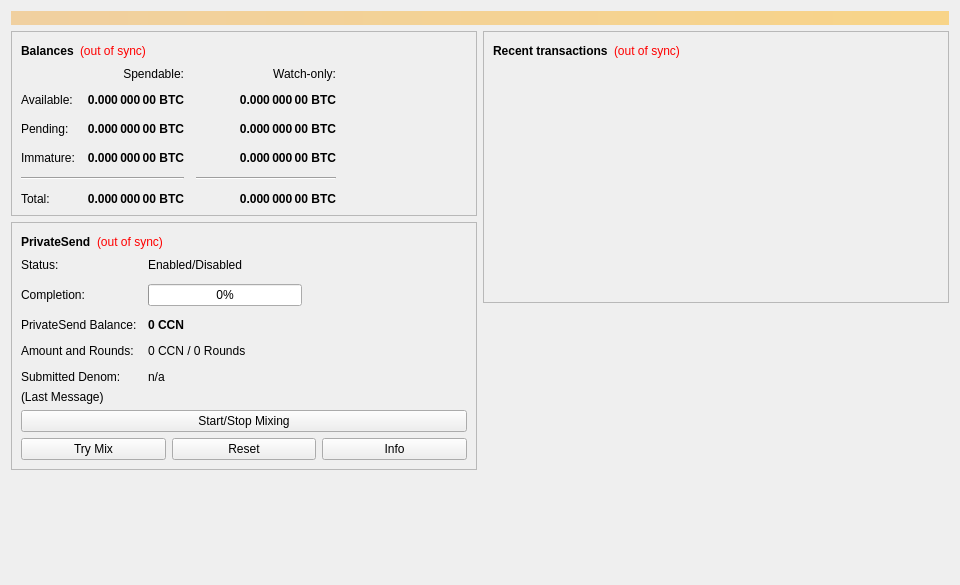
<?xml version="1.0" encoding="UTF-8"?>
<ui version="4.0">
 <class>OverviewPage</class>
 <widget class="QWidget" name="OverviewPage">
  <property name="geometry">
   <rect>
    <x>0</x>
    <y>0</y>
    <width>960</width>
    <height>585</height>
   </rect>
  </property>
  <property name="minimumSize">
   <size>
    <width>960</width>
    <height>0</height>
   </size>
  </property>
  <property name="windowTitle">
   <string>Form</string>
  </property>
  <layout class="QVBoxLayout" name="topLayout">
   <item>
    <widget class="QLabel" name="labelAlerts">
     <property name="visible">
      <bool>false</bool>
     </property>
     <property name="styleSheet">
      <string notr="true">QLabel { background-color: qlineargradient(x1: 0, y1: 0, x2: 1, y2: 0, stop:0 #F0D0A0, stop:1 #F8D488); color:#000000; }</string>
     </property>
     <property name="wordWrap">
      <bool>true</bool>
     </property>
     <property name="margin">
      <number>3</number>
     </property>
     <property name="textInteractionFlags">
      <set>Qt::TextSelectableByMouse</set>
     </property>
    </widget>
   </item>
   <item>
    <layout class="QHBoxLayout" name="horizontalLayout" stretch="1,1">
     <item>
      <layout class="QVBoxLayout" name="verticalLayout_2">
       <item>
        <widget class="QFrame" name="frame">
         <property name="frameShape">
          <enum>QFrame::StyledPanel</enum>
         </property>
         <property name="frameShadow">
          <enum>QFrame::Raised</enum>
         </property>
         <layout class="QVBoxLayout" name="verticalLayout_4">
          <item>
           <layout class="QHBoxLayout" name="horizontalLayout_4">
            <item>
             <widget class="QLabel" name="label_5">
              <property name="font">
               <font>
                <weight>75</weight>
                <bold>true</bold>
               </font>
              </property>
              <property name="text">
               <string>Balances</string>
              </property>
             </widget>
            </item>
            <item>
             <widget class="QLabel" name="labelWalletStatus">
              <property name="toolTip">
               <string>The displayed information may be out of date. Your wallet automatically synchronizes with the Cryptoncoin network after a connection is established, but this process has not completed yet.</string>
              </property>
              <property name="styleSheet">
               <string notr="true">QLabel { color: red; }</string>
              </property>
              <property name="text">
               <string notr="true">(out of sync)</string>
              </property>
              <property name="alignment">
               <set>Qt::AlignLeading|Qt::AlignLeft|Qt::AlignVCenter</set>
              </property>
             </widget>
            </item>
            <item>
             <spacer name="horizontalSpacer_3">
              <property name="orientation">
               <enum>Qt::Horizontal</enum>
              </property>
              <property name="sizeHint" stdset="0">
               <size>
                <width>40</width>
                <height>20</height>
               </size>
              </property>
             </spacer>
            </item>
           </layout>
          </item>
          <item>
           <layout class="QGridLayout" name="gridLayout">
            <property name="spacing">
             <number>12</number>
            </property>
            <item row="2" column="2">
             <widget class="QLabel" name="labelWatchPending">
              <property name="font">
               <font>
                <weight>75</weight>
                <bold>true</bold>
               </font>
              </property>
              <property name="cursor">
               <cursorShape>IBeamCursor</cursorShape>
              </property>
              <property name="toolTip">
               <string>Unconfirmed transactions to watch-only addresses</string>
              </property>
              <property name="text">
               <string notr="true">0.000 000 00 BTC</string>
              </property>
              <property name="alignment">
               <set>Qt::AlignRight|Qt::AlignTrailing|Qt::AlignVCenter</set>
              </property>
              <property name="textInteractionFlags">
               <set>Qt::LinksAccessibleByMouse|Qt::TextSelectableByKeyboard|Qt::TextSelectableByMouse</set>
              </property>
             </widget>
            </item>
            <item row="2" column="1">
             <widget class="QLabel" name="labelUnconfirmed">
              <property name="font">
               <font>
                <weight>75</weight>
                <bold>true</bold>
               </font>
              </property>
              <property name="cursor">
               <cursorShape>IBeamCursor</cursorShape>
              </property>
              <property name="toolTip">
               <string>Total of transactions that have yet to be confirmed, and do not yet count toward the spendable balance</string>
              </property>
              <property name="text">
               <string notr="true">0.000 000 00 BTC</string>
              </property>
              <property name="alignment">
               <set>Qt::AlignRight|Qt::AlignTrailing|Qt::AlignVCenter</set>
              </property>
              <property name="textInteractionFlags">
               <set>Qt::LinksAccessibleByMouse|Qt::TextSelectableByKeyboard|Qt::TextSelectableByMouse</set>
              </property>
             </widget>
            </item>
            <item row="3" column="2">
             <widget class="QLabel" name="labelWatchImmature">
              <property name="font">
               <font>
                <weight>75</weight>
                <bold>true</bold>
               </font>
              </property>
              <property name="cursor">
               <cursorShape>IBeamCursor</cursorShape>
              </property>
              <property name="toolTip">
               <string>Mined balance in watch-only addresses that has not yet matured</string>
              </property>
              <property name="text">
               <string notr="true">0.000 000 00 BTC</string>
              </property>
              <property name="alignment">
               <set>Qt::AlignRight|Qt::AlignTrailing|Qt::AlignVCenter</set>
              </property>
              <property name="textInteractionFlags">
               <set>Qt::LinksAccessibleByMouse|Qt::TextSelectableByKeyboard|Qt::TextSelectableByMouse</set>
              </property>
             </widget>
            </item>
            <item row="4" column="0" colspan="2">
             <widget class="Line" name="lineSpendableBalance">
              <property name="orientation">
               <enum>Qt::Horizontal</enum>
              </property>
             </widget>
            </item>
            <item row="4" column="2">
             <widget class="Line" name="lineWatchBalance">
              <property name="sizePolicy">
               <sizepolicy hsizetype="Preferred" vsizetype="Fixed">
                <horstretch>0</horstretch>
                <verstretch>0</verstretch>
               </sizepolicy>
              </property>
              <property name="minimumSize">
               <size>
                <width>140</width>
                <height>0</height>
               </size>
              </property>
              <property name="orientation">
               <enum>Qt::Horizontal</enum>
              </property>
             </widget>
            </item>
            <item row="5" column="0">
             <widget class="QLabel" name="labelTotalText">
              <property name="text">
               <string>Total:</string>
              </property>
             </widget>
            </item>
            <item row="3" column="1">
             <widget class="QLabel" name="labelImmature">
              <property name="font">
               <font>
                <weight>75</weight>
                <bold>true</bold>
               </font>
              </property>
              <property name="cursor">
               <cursorShape>IBeamCursor</cursorShape>
              </property>
              <property name="toolTip">
               <string>Mined balance that has not yet matured</string>
              </property>
              <property name="text">
               <string notr="true">0.000 000 00 BTC</string>
              </property>
              <property name="alignment">
               <set>Qt::AlignRight|Qt::AlignTrailing|Qt::AlignVCenter</set>
              </property>
              <property name="textInteractionFlags">
               <set>Qt::LinksAccessibleByMouse|Qt::TextSelectableByKeyboard|Qt::TextSelectableByMouse</set>
              </property>
             </widget>
            </item>
            <item row="2" column="3">
             <spacer name="horizontalSpacer_2">
              <property name="orientation">
               <enum>Qt::Horizontal</enum>
              </property>
              <property name="sizeHint" stdset="0">
               <size>
                <width>40</width>
                <height>20</height>
               </size>
              </property>
             </spacer>
            </item>
            <item row="3" column="0">
             <widget class="QLabel" name="labelImmatureText">
              <property name="text">
               <string>Immature:</string>
              </property>
             </widget>
            </item>
            <item row="5" column="1">
             <widget class="QLabel" name="labelTotal">
              <property name="font">
               <font>
                <weight>75</weight>
                <bold>true</bold>
               </font>
              </property>
              <property name="cursor">
               <cursorShape>IBeamCursor</cursorShape>
              </property>
              <property name="toolTip">
               <string>Your current total balance</string>
              </property>
              <property name="text">
               <string notr="true">0.000 000 00 BTC</string>
              </property>
              <property name="alignment">
               <set>Qt::AlignRight|Qt::AlignTrailing|Qt::AlignVCenter</set>
              </property>
              <property name="textInteractionFlags">
               <set>Qt::LinksAccessibleByMouse|Qt::TextSelectableByKeyboard|Qt::TextSelectableByMouse</set>
              </property>
             </widget>
            </item>
            <item row="5" column="2">
             <widget class="QLabel" name="labelWatchTotal">
              <property name="font">
               <font>
                <weight>75</weight>
                <bold>true</bold>
               </font>
              </property>
              <property name="cursor">
               <cursorShape>IBeamCursor</cursorShape>
              </property>
              <property name="toolTip">
               <string>Current total balance in watch-only addresses</string>
              </property>
              <property name="text">
               <string notr="true">0.000 000 00 BTC</string>
              </property>
              <property name="alignment">
               <set>Qt::AlignRight|Qt::AlignTrailing|Qt::AlignVCenter</set>
              </property>
              <property name="textInteractionFlags">
               <set>Qt::LinksAccessibleByMouse|Qt::TextSelectableByKeyboard|Qt::TextSelectableByMouse</set>
              </property>
             </widget>
            </item>
            <item row="0" column="2">
             <widget class="QLabel" name="labelWatchonly">
              <property name="text">
               <string>Watch-only:</string>
              </property>
              <property name="alignment">
               <set>Qt::AlignRight|Qt::AlignTrailing|Qt::AlignVCenter</set>
              </property>
             </widget>
            </item>
            <item row="1" column="0">
             <widget class="QLabel" name="labelBalanceText">
              <property name="text">
               <string>Available:</string>
              </property>
             </widget>
            </item>
            <item row="1" column="1">
             <widget class="QLabel" name="labelBalance">
              <property name="font">
               <font>
                <weight>75</weight>
                <bold>true</bold>
               </font>
              </property>
              <property name="cursor">
               <cursorShape>IBeamCursor</cursorShape>
              </property>
              <property name="toolTip">
               <string>Your current spendable balance</string>
              </property>
              <property name="text">
               <string notr="true">0.000 000 00 BTC</string>
              </property>
              <property name="alignment">
               <set>Qt::AlignRight|Qt::AlignTrailing|Qt::AlignVCenter</set>
              </property>
              <property name="textInteractionFlags">
               <set>Qt::LinksAccessibleByMouse|Qt::TextSelectableByKeyboard|Qt::TextSelectableByMouse</set>
              </property>
             </widget>
            </item>
            <item row="1" column="2">
             <widget class="QLabel" name="labelWatchAvailable">
              <property name="font">
               <font>
                <weight>75</weight>
                <bold>true</bold>
               </font>
              </property>
              <property name="cursor">
               <cursorShape>IBeamCursor</cursorShape>
              </property>
              <property name="toolTip">
               <string>Your current balance in watch-only addresses</string>
              </property>
              <property name="text">
               <string notr="true">0.000 000 00 BTC</string>
              </property>
              <property name="alignment">
               <set>Qt::AlignRight|Qt::AlignTrailing|Qt::AlignVCenter</set>
              </property>
              <property name="textInteractionFlags">
               <set>Qt::LinksAccessibleByMouse|Qt::TextSelectableByKeyboard|Qt::TextSelectableByMouse</set>
              </property>
             </widget>
            </item>
            <item row="2" column="0">
             <widget class="QLabel" name="labelPendingText">
              <property name="text">
               <string>Pending:</string>
              </property>
             </widget>
            </item>
            <item row="0" column="1">
             <widget class="QLabel" name="labelSpendable">
              <property name="text">
               <string>Spendable:</string>
              </property>
              <property name="alignment">
               <set>Qt::AlignRight|Qt::AlignTrailing|Qt::AlignVCenter</set>
              </property>
             </widget>
            </item>
           </layout>
          </item>
         </layout>
        </widget>
       </item>
       <item>
        <widget class="QFrame" name="framePrivateSend">
         <property name="layoutDirection">
          <enum>Qt::LeftToRight</enum>
         </property>
         <property name="frameShape">
          <enum>QFrame::StyledPanel</enum>
         </property>
         <property name="frameShadow">
          <enum>QFrame::Raised</enum>
         </property>
         <layout class="QVBoxLayout" name="VerticalLayout_PS1">
          <item>
           <layout class="QHBoxLayout" name="horizontalLayout_5">
            <item>
             <widget class="QLabel" name="labelPrivateSendHeader">
              <property name="font">
               <font>
                <weight>75</weight>
                <bold>true</bold>
               </font>
              </property>
              <property name="text">
               <string>PrivateSend</string>
              </property>
             </widget>
            </item>
            <item>
             <widget class="QLabel" name="labelPrivateSendSyncStatus">
              <property name="toolTip">
               <string>The displayed information may be out of date. Your wallet automatically synchronizes with the Cryptoncoin network after a connection is established, but this process has not completed yet.</string>
              </property>
              <property name="styleSheet">
               <string notr="true">QLabel { color: red; }</string>
              </property>
              <property name="text">
               <string notr="true">(out of sync)</string>
              </property>
              <property name="alignment">
               <set>Qt::AlignLeading|Qt::AlignLeft|Qt::AlignVCenter</set>
              </property>
             </widget>
            </item>
            <item>
             <spacer name="horizontalSpacer_4">
              <property name="orientation">
               <enum>Qt::Horizontal</enum>
              </property>
              <property name="sizeHint" stdset="0">
               <size>
                <width>40</width>
                <height>20</height>
               </size>
              </property>
             </spacer>
            </item>
           </layout>
          </item>
          <item>
           <layout class="QFormLayout" name="privateSendFormLayout">
            <property name="fieldGrowthPolicy">
             <enum>QFormLayout::AllNonFixedFieldsGrow</enum>
            </property>
            <property name="horizontalSpacing">
             <number>11</number>
            </property>
            <property name="verticalSpacing">
             <number>12</number>
            </property>
            <item row="0" column="0">
             <widget class="QLabel" name="labelPrivateSendEnabledText">
              <property name="text">
               <string>Status:</string>
              </property>
             </widget>
            </item>
            <item row="0" column="1">
             <widget class="QLabel" name="labelPrivateSendEnabled">
              <property name="text">
               <string>Enabled/Disabled</string>
              </property>
             </widget>
            </item>
            <item row="1" column="0">
             <widget class="QLabel" name="labelCompletitionText">
              <property name="text">
               <string>Completion:</string>
              </property>
             </widget>
            </item>
            <item row="1" column="1">
             <widget class="QProgressBar" name="privateSendProgress">
              <property name="maximumSize">
               <size>
                <width>154</width>
                <height>16777215</height>
               </size>
              </property>
              <property name="value">
               <number>0</number>
              </property>
             </widget>
            </item>
            <item row="2" column="0">
             <widget class="QLabel" name="labelAnonymizedText">
              <property name="text">
               <string>PrivateSend Balance:</string>
              </property>
             </widget>
            </item>
            <item row="2" column="1">
             <widget class="QLabel" name="labelAnonymized">
              <property name="font">
               <font>
                <weight>75</weight>
                <bold>true</bold>
               </font>
              </property>
              <property name="text">
               <string notr="true">0 CCN</string>
              </property>
             </widget>
            </item>
            <item row="3" column="0">
             <widget class="QLabel" name="labelAmountAndRoundsText">
              <property name="text">
               <string>Amount and Rounds:</string>
              </property>
             </widget>
            </item>
            <item row="3" column="1">
             <widget class="QLabel" name="labelAmountRounds">
              <property name="text">
               <string>0 CCN / 0 Rounds</string>
              </property>
             </widget>
            </item>
            <item row="4" column="0">
             <widget class="QLabel" name="labelSubmittedDenomText">
              <property name="text">
               <string>Submitted Denom:</string>
              </property>
             </widget>
            </item>
            <item row="4" column="1">
             <widget class="QLabel" name="labelSubmittedDenom">
              <property name="toolTip">
               <string>The denominations you submitted to the Masternode.&lt;br&gt;To mix, other users must submit the exact same denominations.</string>
              </property>
              <property name="text">
               <string>n/a</string>
              </property>
             </widget>
            </item>
           </layout>
          </item>
          <item>
           <layout class="QVBoxLayout" name="VerticalLayout_PS">
            <item>
             <widget class="QLabel" name="labelPrivateSendLastMessage">
              <property name="text">
               <string>(Last Message)</string>
              </property>
              <property name="alignment">
               <set>Qt::AlignLeading|Qt::AlignLeft|Qt::AlignTop</set>
              </property>
              <property name="wordWrap">
               <bool>true</bool>
              </property>
             </widget>
            </item>
            <item>
             <widget class="QPushButton" name="togglePrivateSend">
              <property name="sizePolicy">
               <sizepolicy hsizetype="MinimumExpanding" vsizetype="Fixed">
                <horstretch>0</horstretch>
                <verstretch>0</verstretch>
               </sizepolicy>
              </property>
              <property name="text">
               <string>Start/Stop Mixing</string>
              </property>
             </widget>
            </item>
            <item>
             <layout class="QHBoxLayout" name="horizontalLayout_debugbuttons">
              <item>
               <widget class="QPushButton" name="privateSendAuto">
                <property name="sizePolicy">
                 <sizepolicy hsizetype="MinimumExpanding" vsizetype="Fixed">
                  <horstretch>0</horstretch>
                  <verstretch>0</verstretch>
                 </sizepolicy>
                </property>
                <property name="toolTip">
                 <string>Try to manually submit a PrivateSend request.</string>
                </property>
                <property name="text">
                 <string>Try Mix</string>
                </property>
               </widget>
              </item>
              <item>
               <widget class="QPushButton" name="privateSendReset">
                <property name="sizePolicy">
                 <sizepolicy hsizetype="MinimumExpanding" vsizetype="Fixed">
                  <horstretch>0</horstretch>
                  <verstretch>0</verstretch>
                 </sizepolicy>
                </property>
                <property name="toolTip">
                 <string>Reset the current status of PrivateSend (can interrupt PrivateSend if it's in the process of Mixing, which can cost you money!)</string>
                </property>
                <property name="autoFillBackground">
                 <bool>false</bool>
                </property>
                <property name="text">
                 <string>Reset</string>
                </property>
               </widget>
              </item>
              <item>
               <widget class="QPushButton" name="privateSendInfo">
                <property name="sizePolicy">
                 <sizepolicy hsizetype="MinimumExpanding" vsizetype="Fixed">
                  <horstretch>0</horstretch>
                  <verstretch>0</verstretch>
                 </sizepolicy>
                </property>
                <property name="toolTip">
                 <string>Information about PrivateSend and Mixing</string>
                </property>
                <property name="text">
                 <string>Info</string>
                </property>
               </widget>
              </item>
             </layout>
            </item>
           </layout>
          </item>
         </layout>
        </widget>
       </item>
       <item>
        <spacer name="verticalSpacer">
         <property name="orientation">
          <enum>Qt::Vertical</enum>
         </property>
         <property name="sizeHint" stdset="0">
          <size>
           <width>20</width>
           <height>40</height>
          </size>
         </property>
        </spacer>
       </item>
      </layout>
     </item>
     <item>
      <layout class="QVBoxLayout" name="verticalLayout_3">
       <item>
        <widget class="QFrame" name="frame_2">
         <property name="frameShape">
          <enum>QFrame::StyledPanel</enum>
         </property>
         <property name="frameShadow">
          <enum>QFrame::Raised</enum>
         </property>
         <layout class="QVBoxLayout" name="verticalLayout">
          <item>
           <layout class="QHBoxLayout" name="horizontalLayout_2">
            <item>
             <widget class="QLabel" name="label_4">
              <property name="font">
               <font>
                <weight>75</weight>
                <bold>true</bold>
               </font>
              </property>
              <property name="text">
               <string>Recent transactions</string>
              </property>
             </widget>
            </item>
            <item>
             <widget class="QLabel" name="labelTransactionsStatus">
              <property name="toolTip">
               <string>The displayed information may be out of date. Your wallet automatically synchronizes with the Cryptoncoin network after a connection is established, but this process has not completed yet.</string>
              </property>
              <property name="styleSheet">
               <string notr="true">QLabel { color: red; }</string>
              </property>
              <property name="text">
               <string notr="true">(out of sync)</string>
              </property>
              <property name="alignment">
               <set>Qt::AlignLeading|Qt::AlignLeft|Qt::AlignVCenter</set>
              </property>
             </widget>
            </item>
            <item>
             <spacer name="horizontalSpacer">
              <property name="orientation">
               <enum>Qt::Horizontal</enum>
              </property>
              <property name="sizeHint" stdset="0">
               <size>
                <width>40</width>
                <height>20</height>
               </size>
              </property>
             </spacer>
            </item>
           </layout>
          </item>
          <item>
           <widget class="QListView" name="listTransactions">
            <property name="styleSheet">
             <string notr="true">QListView { background: transparent; }</string>
            </property>
            <property name="frameShape">
             <enum>QFrame::NoFrame</enum>
            </property>
            <property name="verticalScrollBarPolicy">
             <enum>Qt::ScrollBarAlwaysOff</enum>
            </property>
            <property name="horizontalScrollBarPolicy">
             <enum>Qt::ScrollBarAlwaysOff</enum>
            </property>
            <property name="selectionMode">
             <enum>QAbstractItemView::NoSelection</enum>
            </property>
           </widget>
          </item>
         </layout>
        </widget>
       </item>
       <item>
        <spacer name="verticalSpacer_2">
         <property name="orientation">
          <enum>Qt::Vertical</enum>
         </property>
         <property name="sizeHint" stdset="0">
          <size>
           <width>20</width>
           <height>40</height>
          </size>
         </property>
        </spacer>
       </item>
      </layout>
     </item>
    </layout>
   </item>
  </layout>
 </widget>
 <resources/>
 <connections/>
</ui>
